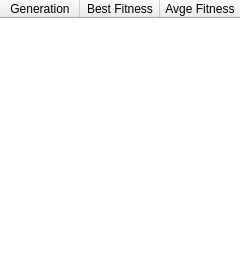
<?xml version="1.0" encoding="UTF-8"?>
<ui version="4.0">
 <class>StatisticsDialog</class>
 <widget class="QDialog" name="StatisticsDialog">
  <property name="geometry">
   <rect>
    <x>0</x>
    <y>0</y>
    <width>240</width>
    <height>280</height>
   </rect>
  </property>
  <property name="windowTitle">
   <string>Statistics</string>
  </property>
  <layout class="QGridLayout" name="gridLayout">
   <property name="margin">
    <number>0</number>
   </property>
   <item row="0" column="0">
    <widget class="QTableWidget" name="tableWidget">
     <property name="frameShape">
      <enum>QFrame::NoFrame</enum>
     </property>
     <property name="editTriggers">
      <set>QAbstractItemView::NoEditTriggers</set>
     </property>
     <property name="tabKeyNavigation">
      <bool>false</bool>
     </property>
     <property name="selectionMode">
      <enum>QAbstractItemView::ContiguousSelection</enum>
     </property>
     <attribute name="horizontalHeaderDefaultSectionSize">
      <number>80</number>
     </attribute>
     <attribute name="horizontalHeaderHighlightSections">
      <bool>false</bool>
     </attribute>
     <attribute name="horizontalHeaderStretchLastSection">
      <bool>true</bool>
     </attribute>
     <attribute name="verticalHeaderVisible">
      <bool>false</bool>
     </attribute>
     <attribute name="verticalHeaderDefaultSectionSize">
      <number>18</number>
     </attribute>
     <column>
      <property name="text">
       <string>Generation</string>
      </property>
     </column>
     <column>
      <property name="text">
       <string>Best Fitness</string>
      </property>
     </column>
     <column>
      <property name="text">
       <string>Avge Fitness</string>
      </property>
     </column>
    </widget>
   </item>
  </layout>
 </widget>
 <resources/>
 <connections/>
</ui>
